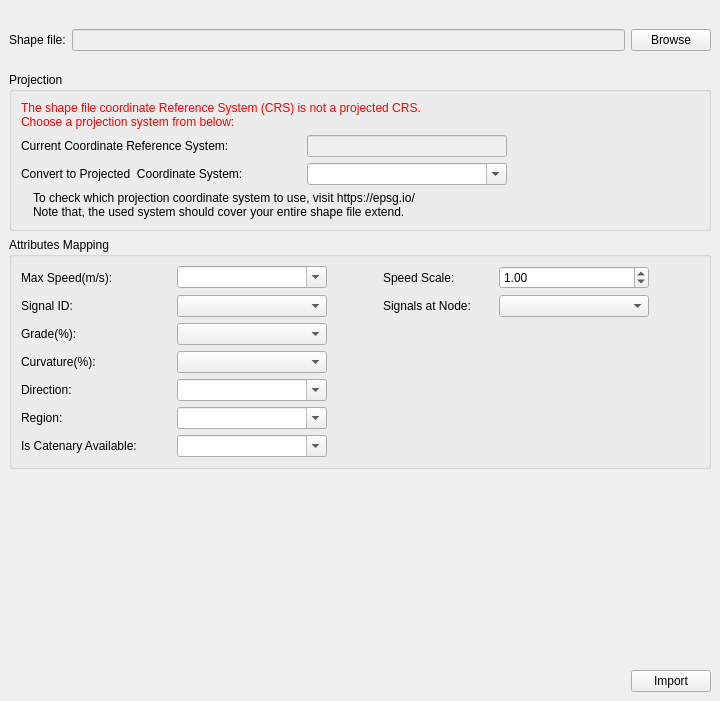
<?xml version="1.0" encoding="UTF-8"?>
<ui version="4.0">
 <class>ImportSHPWindow</class>
 <widget class="QMainWindow" name="ImportSHPWindow">
  <property name="geometry">
   <rect>
    <x>0</x>
    <y>0</y>
    <width>720</width>
    <height>701</height>
   </rect>
  </property>
  <property name="windowTitle">
   <string>Import Shapefile</string>
  </property>
  <widget class="QWidget" name="centralwidget">
   <layout class="QGridLayout" name="gridLayout_2">
    <item row="5" column="0">
     <widget class="QGroupBox" name="groupBox_2">
      <property name="title">
       <string>Attributes Mapping</string>
      </property>
      <layout class="QGridLayout" name="gridLayout_3">
       <item row="1" column="0">
        <layout class="QHBoxLayout" name="horizontalLayout_10">
         <item>
          <widget class="QLabel" name="label_9">
           <property name="minimumSize">
            <size>
             <width>150</width>
             <height>0</height>
            </size>
           </property>
           <property name="text">
            <string>Signal ID:</string>
           </property>
          </widget>
         </item>
         <item>
          <widget class="QComboBox" name="comboBox_3">
           <property name="minimumSize">
            <size>
             <width>150</width>
             <height>0</height>
            </size>
           </property>
           <property name="editable">
            <bool>false</bool>
           </property>
          </widget>
         </item>
         <item>
          <spacer name="horizontalSpacer_13">
           <property name="orientation">
            <enum>Qt::Horizontal</enum>
           </property>
           <property name="sizeHint" stdset="0">
            <size>
             <width>40</width>
             <height>20</height>
            </size>
           </property>
          </spacer>
         </item>
         <item>
          <widget class="QLabel" name="label_11">
           <property name="minimumSize">
            <size>
             <width>110</width>
             <height>0</height>
            </size>
           </property>
           <property name="text">
            <string>Signals at Node:</string>
           </property>
          </widget>
         </item>
         <item>
          <widget class="QComboBox" name="comboBox_4">
           <property name="minimumSize">
            <size>
             <width>150</width>
             <height>0</height>
            </size>
           </property>
          </widget>
         </item>
         <item>
          <spacer name="horizontalSpacer_9">
           <property name="orientation">
            <enum>Qt::Horizontal</enum>
           </property>
           <property name="sizeHint" stdset="0">
            <size>
             <width>40</width>
             <height>20</height>
            </size>
           </property>
          </spacer>
         </item>
        </layout>
       </item>
       <item row="4" column="0">
        <layout class="QHBoxLayout" name="horizontalLayout_8">
         <item>
          <widget class="QLabel" name="label_7">
           <property name="minimumSize">
            <size>
             <width>150</width>
             <height>0</height>
            </size>
           </property>
           <property name="text">
            <string>Curvature(%):</string>
           </property>
          </widget>
         </item>
         <item>
          <widget class="QComboBox" name="comboBox_6">
           <property name="minimumSize">
            <size>
             <width>150</width>
             <height>0</height>
            </size>
           </property>
          </widget>
         </item>
         <item>
          <spacer name="horizontalSpacer_7">
           <property name="orientation">
            <enum>Qt::Horizontal</enum>
           </property>
           <property name="sizeHint" stdset="0">
            <size>
             <width>40</width>
             <height>20</height>
            </size>
           </property>
          </spacer>
         </item>
        </layout>
       </item>
       <item row="7" column="0">
        <layout class="QHBoxLayout" name="horizontalLayout_11">
         <item>
          <widget class="QLabel" name="label_10">
           <property name="minimumSize">
            <size>
             <width>150</width>
             <height>0</height>
            </size>
           </property>
           <property name="text">
            <string>Region:</string>
           </property>
          </widget>
         </item>
         <item>
          <widget class="QComboBox" name="comboBox_8">
           <property name="minimumSize">
            <size>
             <width>150</width>
             <height>0</height>
            </size>
           </property>
           <property name="editable">
            <bool>true</bool>
           </property>
          </widget>
         </item>
         <item>
          <spacer name="horizontalSpacer_11">
           <property name="orientation">
            <enum>Qt::Horizontal</enum>
           </property>
           <property name="sizeHint" stdset="0">
            <size>
             <width>40</width>
             <height>20</height>
            </size>
           </property>
          </spacer>
         </item>
        </layout>
       </item>
       <item row="0" column="0">
        <layout class="QVBoxLayout" name="verticalLayout_4">
         <item>
          <layout class="QHBoxLayout" name="horizontalLayout_5">
           <item>
            <widget class="QLabel" name="label_4">
             <property name="minimumSize">
              <size>
               <width>150</width>
               <height>0</height>
              </size>
             </property>
             <property name="text">
              <string>Max Speed(m/s):</string>
             </property>
            </widget>
           </item>
           <item>
            <widget class="QComboBox" name="comboBox_2">
             <property name="minimumSize">
              <size>
               <width>150</width>
               <height>0</height>
              </size>
             </property>
             <property name="editable">
              <bool>true</bool>
             </property>
            </widget>
           </item>
           <item>
            <spacer name="horizontalSpacer_12">
             <property name="orientation">
              <enum>Qt::Horizontal</enum>
             </property>
             <property name="sizeHint" stdset="0">
              <size>
               <width>40</width>
               <height>20</height>
              </size>
             </property>
            </spacer>
           </item>
           <item>
            <widget class="QLabel" name="label_13">
             <property name="minimumSize">
              <size>
               <width>110</width>
               <height>0</height>
              </size>
             </property>
             <property name="text">
              <string>Speed Scale:</string>
             </property>
            </widget>
           </item>
           <item>
            <widget class="QDoubleSpinBox" name="doubleSpinBox">
             <property name="minimumSize">
              <size>
               <width>150</width>
               <height>0</height>
              </size>
             </property>
             <property name="maximum">
              <double>99999999999.000000000000000</double>
             </property>
             <property name="value">
              <double>1.000000000000000</double>
             </property>
            </widget>
           </item>
           <item>
            <spacer name="horizontalSpacer_4">
             <property name="orientation">
              <enum>Qt::Horizontal</enum>
             </property>
             <property name="sizeHint" stdset="0">
              <size>
               <width>40</width>
               <height>20</height>
              </size>
             </property>
            </spacer>
           </item>
          </layout>
         </item>
        </layout>
       </item>
       <item row="8" column="0">
        <layout class="QHBoxLayout" name="horizontalLayout_6">
         <item>
          <widget class="QLabel" name="label_5">
           <property name="minimumSize">
            <size>
             <width>150</width>
             <height>0</height>
            </size>
           </property>
           <property name="text">
            <string>Is Catenary Available:</string>
           </property>
          </widget>
         </item>
         <item>
          <widget class="QComboBox" name="comboBox_9">
           <property name="minimumSize">
            <size>
             <width>150</width>
             <height>0</height>
            </size>
           </property>
           <property name="editable">
            <bool>true</bool>
           </property>
          </widget>
         </item>
         <item>
          <spacer name="horizontalSpacer_5">
           <property name="orientation">
            <enum>Qt::Horizontal</enum>
           </property>
           <property name="sizeHint" stdset="0">
            <size>
             <width>40</width>
             <height>20</height>
            </size>
           </property>
          </spacer>
         </item>
        </layout>
       </item>
       <item row="3" column="0">
        <layout class="QHBoxLayout" name="horizontalLayout_7">
         <item>
          <widget class="QLabel" name="label_6">
           <property name="minimumSize">
            <size>
             <width>150</width>
             <height>0</height>
            </size>
           </property>
           <property name="text">
            <string>Grade(%):</string>
           </property>
          </widget>
         </item>
         <item>
          <widget class="QComboBox" name="comboBox_5">
           <property name="minimumSize">
            <size>
             <width>150</width>
             <height>0</height>
            </size>
           </property>
          </widget>
         </item>
         <item>
          <spacer name="horizontalSpacer_6">
           <property name="orientation">
            <enum>Qt::Horizontal</enum>
           </property>
           <property name="sizeHint" stdset="0">
            <size>
             <width>40</width>
             <height>20</height>
            </size>
           </property>
          </spacer>
         </item>
        </layout>
       </item>
       <item row="6" column="0">
        <layout class="QHBoxLayout" name="horizontalLayout_9">
         <item>
          <widget class="QLabel" name="label_8">
           <property name="minimumSize">
            <size>
             <width>150</width>
             <height>0</height>
            </size>
           </property>
           <property name="text">
            <string>Direction:</string>
           </property>
          </widget>
         </item>
         <item>
          <widget class="QComboBox" name="comboBox_7">
           <property name="minimumSize">
            <size>
             <width>150</width>
             <height>0</height>
            </size>
           </property>
           <property name="editable">
            <bool>true</bool>
           </property>
          </widget>
         </item>
         <item>
          <spacer name="horizontalSpacer_8">
           <property name="orientation">
            <enum>Qt::Horizontal</enum>
           </property>
           <property name="sizeHint" stdset="0">
            <size>
             <width>40</width>
             <height>20</height>
            </size>
           </property>
          </spacer>
         </item>
        </layout>
       </item>
      </layout>
     </widget>
    </item>
    <item row="0" column="0">
     <layout class="QHBoxLayout" name="horizontalLayout_3">
      <property name="topMargin">
       <number>20</number>
      </property>
      <property name="bottomMargin">
       <number>15</number>
      </property>
      <item>
       <widget class="QLabel" name="label_3">
        <property name="text">
         <string>Shape file:</string>
        </property>
       </widget>
      </item>
      <item>
       <widget class="QLineEdit" name="lineEdit_SHPLocation">
        <property name="enabled">
         <bool>false</bool>
        </property>
       </widget>
      </item>
      <item>
       <widget class="QPushButton" name="pushButton_browseSHP">
        <property name="text">
         <string>Browse</string>
        </property>
       </widget>
      </item>
     </layout>
    </item>
    <item row="7" column="0">
     <layout class="QHBoxLayout" name="horizontalLayout_4">
      <item>
       <spacer name="horizontalSpacer_3">
        <property name="orientation">
         <enum>Qt::Horizontal</enum>
        </property>
        <property name="sizeHint" stdset="0">
         <size>
          <width>40</width>
          <height>20</height>
         </size>
        </property>
       </spacer>
      </item>
      <item>
       <widget class="QPushButton" name="pushButton_import">
        <property name="text">
         <string>Import</string>
        </property>
       </widget>
      </item>
     </layout>
    </item>
    <item row="4" column="0">
     <layout class="QGridLayout" name="gridLayout">
      <item row="1" column="0">
       <layout class="QVBoxLayout" name="verticalLayout">
        <item>
         <widget class="QGroupBox" name="groupBox">
          <property name="title">
           <string>Projection</string>
          </property>
          <layout class="QVBoxLayout" name="verticalLayout_3">
           <item>
            <layout class="QVBoxLayout" name="verticalLayout_2">
             <item>
              <widget class="QLabel" name="label">
               <property name="styleSheet">
                <string notr="true">color: rgb(255, 0, 0);</string>
               </property>
               <property name="text">
                <string>The shape file coordinate Reference System (CRS) is not a projected CRS. 
Choose a projection system from below:</string>
               </property>
               <property name="wordWrap">
                <bool>true</bool>
               </property>
              </widget>
             </item>
            </layout>
           </item>
           <item>
            <layout class="QHBoxLayout" name="horizontalLayout_2">
             <item>
              <widget class="QLabel" name="label_2">
               <property name="minimumSize">
                <size>
                 <width>280</width>
                 <height>0</height>
                </size>
               </property>
               <property name="text">
                <string>Current Coordinate Reference System:</string>
               </property>
              </widget>
             </item>
             <item>
              <widget class="QLineEdit" name="lineEdit">
               <property name="enabled">
                <bool>false</bool>
               </property>
               <property name="minimumSize">
                <size>
                 <width>200</width>
                 <height>0</height>
                </size>
               </property>
              </widget>
             </item>
             <item>
              <spacer name="horizontalSpacer_2">
               <property name="orientation">
                <enum>Qt::Horizontal</enum>
               </property>
               <property name="sizeHint" stdset="0">
                <size>
                 <width>40</width>
                 <height>20</height>
                </size>
               </property>
              </spacer>
             </item>
            </layout>
           </item>
           <item>
            <layout class="QHBoxLayout" name="horizontalLayout">
             <item>
              <widget class="QLabel" name="label_12">
               <property name="minimumSize">
                <size>
                 <width>280</width>
                 <height>0</height>
                </size>
               </property>
               <property name="text">
                <string>Convert to Projected  Coordinate System:</string>
               </property>
              </widget>
             </item>
             <item>
              <widget class="QComboBox" name="comboBox_destCRS">
               <property name="minimumSize">
                <size>
                 <width>200</width>
                 <height>0</height>
                </size>
               </property>
               <property name="editable">
                <bool>true</bool>
               </property>
              </widget>
             </item>
             <item>
              <spacer name="horizontalSpacer">
               <property name="orientation">
                <enum>Qt::Horizontal</enum>
               </property>
               <property name="sizeHint" stdset="0">
                <size>
                 <width>40</width>
                 <height>20</height>
                </size>
               </property>
              </spacer>
             </item>
            </layout>
           </item>
           <item>
            <layout class="QHBoxLayout" name="horizontalLayout_12">
             <property name="leftMargin">
              <number>12</number>
             </property>
             <item>
              <widget class="QLabel" name="label_14">
               <property name="text">
                <string>To check which projection coordinate system to use, visit https://epsg.io/
Note that, the used system should cover your entire shape file extend.</string>
               </property>
               <property name="wordWrap">
                <bool>true</bool>
               </property>
               <property name="openExternalLinks">
                <bool>true</bool>
               </property>
               <property name="textInteractionFlags">
                <set>Qt::LinksAccessibleByKeyboard|Qt::LinksAccessibleByMouse|Qt::TextBrowserInteraction|Qt::TextSelectableByKeyboard|Qt::TextSelectableByMouse</set>
               </property>
              </widget>
             </item>
            </layout>
           </item>
          </layout>
         </widget>
        </item>
       </layout>
      </item>
     </layout>
    </item>
    <item row="6" column="0">
     <spacer name="verticalSpacer">
      <property name="orientation">
       <enum>Qt::Vertical</enum>
      </property>
      <property name="sizeHint" stdset="0">
       <size>
        <width>20</width>
        <height>40</height>
       </size>
      </property>
     </spacer>
    </item>
   </layout>
  </widget>
  <widget class="QMenuBar" name="menubar">
   <property name="geometry">
    <rect>
     <x>0</x>
     <y>0</y>
     <width>720</width>
     <height>25</height>
    </rect>
   </property>
  </widget>
 </widget>
 <resources/>
 <connections/>
</ui>
